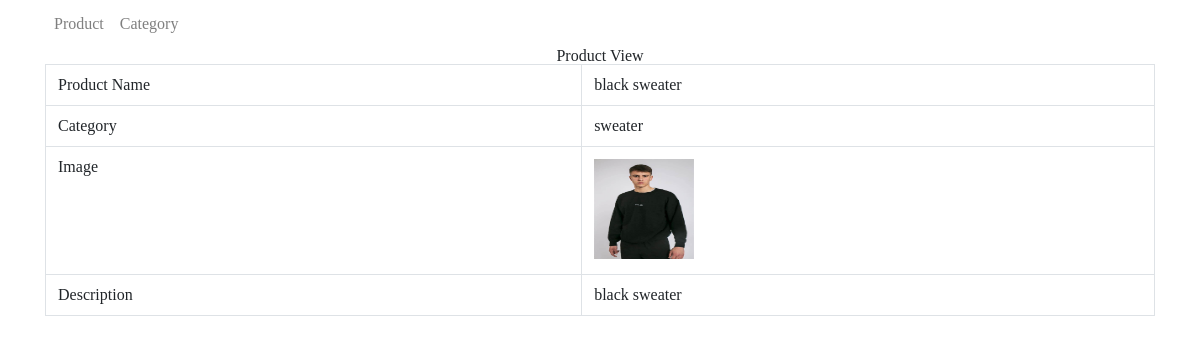
Screenshot of /productview.php?proid=5 with the database file from the repository.
### tables this page shows
CREATE TABLE `tbl_product` (
  `productid` int(11) NOT NULL,
  `productname` varchar(255) NOT NULL,
  `product_code` int(11) NOT NULL,
  `image` varchar(255) NOT NULL,
  `product_desc` varchar(255) DEFAULT NULL
);

CREATE TABLE `tbl_cat` (
  `catId` int(11) NOT NULL,
  `catName` varchar(255) NOT NULL
);

### lib/database.php (called while the page is built, shortened)
<?php
Class Database extends PDO{
   public $host   = DB_HOST;
   public $user   = DB_USER;
   public $pass   = DB_PASS;
   public $dbname = DB_NAME;
   public $link;
private function connectDB(){
   $this->link = new mysqli($this->host, $this->user, $this->pass,
    $this->dbname);
 }
public function select($query){
  $result = $this->link->query($query) or die($this->link->error.__LINE__);
  if($result->num_rows > 0){
    return $result;
  } else {
    return false;
  }
 }
}
?>

### models/product.php (called while the page is built, shortened)
<?php
    include_once('./lib/database.php');
?>
<?php
	class product
	{
		private $db;
		public function __construct()
		{
			$this->db = new Database();
		}
        public function getproductbyid($id)
		{
			$id = mysqli_real_escape_string($this->db->link ,$id);
			$query = "SELECT * FROM tbl_product where productid = '$id' ";
			$result = $this->db->select($query);
			return $result;
		}
    }
?>

### models/category.php (called while the page is built, shortened)
<?php
    include_once('./lib/database.php');
?>
<?php
	class category
	{
		private $db;
		public function __construct()
		{
			$this->db = new Database();
		}
		public function getCatNameById($id)
		{
			$query = "SELECT catName FROM tbl_cat WHERE catId = $id";
			$result = $this->db->select($query);
			if ($result->num_rows > 0) {
				$row = $result->fetch_assoc();
				return $row['catName'];
			} else {
				return null;
			}
		}
    }
?>

### productview.php (the view, shortened to what this page needs)
<?php
    include './models/product.php';
    include './models/category.php';
 ?>
<!DOCTYPE html>
<html lang="en">
<head>
  <link rel="stylesheet" href="https://stackpath.bootstrapcdn.com/bootstrap/4.1.3/css/bootstrap.min.css">
  <link rel="stylesheet" href="https://stackpath.bootstrapcdn.com/font-awesome/4.7.0/css/font-awesome.min.css">
  <link rel="stylesheet" href="style.css">
</head>
<body>
  <nav class=" container navbar navbar-expand-lg navbar-light  ">
    <div class="collapse navbar-collapse" id="navbarNav">
      <ul class="navbar-nav">
        <li class="nav-item ">
          <a class="nav-link" href="index.php" >Product </a>
        </li>
        <li class="nav-item">
          <a class="nav-link" href="category.php">Category</a>
        </li>
      </ul>
    </div>
  </nav>
  <form class="form-inline d-flex justify-content-center">
    <h2>Product View</h2>
  </form>
   <?php
        $pd = new product();
        if(!isset($_GET['proid']) || $_GET['proid'] == NULL){
            echo "<script> window.location = 'index.php' </script>";
        }else {
            $id = $_GET['proid'];
            $get_product_by_id = $pd->getproductbyid($id);
        }
        if($get_product_by_id)
         {
            while ($result_product = $get_product_by_id->fetch_assoc()) {
          ?>
    <div class="container">
    <table class="table table-bordered">
            <tbody>
                <tr>
                  <th scope="row">Product Name</th>
                  <td><?php echo $result_product['productname'] ?></td>
                </tr>
                <tr>
                  <th scope="row">Category</th>
                  <td>
                  <?php
                    $cat = new category();
                    $catId = $result_product['product_code'];
                    $catName = $cat->getCatNameById($catId);
                    echo $catName;
                  ?>
                  </td>
                </tr>
                <tr>
                  <th scope="row">Image</th>
                  <td><img src="uploads/<?php echo $result_product['image'] ?>" width="100" height="100"></td>
                </tr>
                <tr>
                  <th scope="row">Description</th>
                  <td><?php echo $result_product['product_desc'] ?></td>
                </tr>
            </tbody>
            </table>
            <?php
            }
            }
             ?>
          </div>
</body>
</html>

### css/style.css (style rules this page uses)
html, body, div, span, applet, object, iframe, h1, h2, h3, h4, h5, h6, p, blockquote, pre, a, abbr, acronym, address, big, cite, code, del, dfn, em, img, ins, kbd, q, s, samp, small, strike, strong, sub, sup, tt, var, b, u, i, center, dl, dt, dd, ol, ul, li, fieldset, form, label, legend, table, caption, tbody, tfoot, thead, tr, th, td { margin: 0; padding: 0; border: 0; font-size: 100%; font: inherit; vertical-align: baseline; }
article, aside, details, figcaption, figure, footer, header, hgroup, menu, nav, section { display: block; }
body { line-height: 1; }
ol, ul { list-style: none; }
table { border-collapse: collapse; border-spacing: 0; }

### rows the page displays
tbl_product: productname "black sweater", product_code.catName "sweater", image (picture), product_desc "black sweater"
